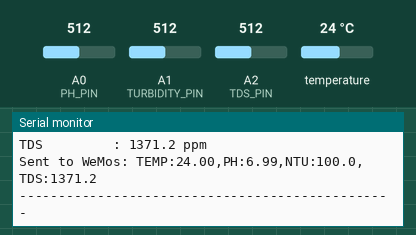
Recording of a sketch running on a simulated Arduino Uno, built with avr-gcc and run on an emulated ATmega328P. On the bench: the last lines printed to the serial monitor. The test bench sets the inputs (shaded band); at power-on: A0 (PH_PIN) = 512, A1 (TURBIDITY_PIN) = 512, A2 (TDS_PIN) = 512, temperature 24 °C.

Above: at 23.5 s.
23.6 s: A0 (PH_PIN) set to 417
At 29.77 s:
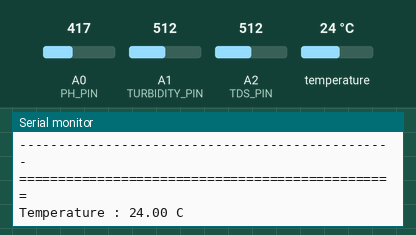
35.6 s: A0 (PH_PIN) set to 394
At 36.34 s:
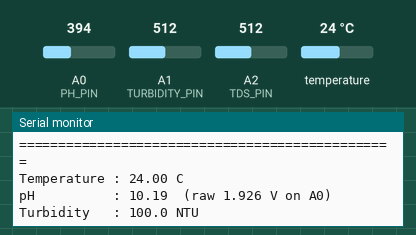
Timing chart, 0 to 38.6 s (numbered marks = the images above; inputs shaded):
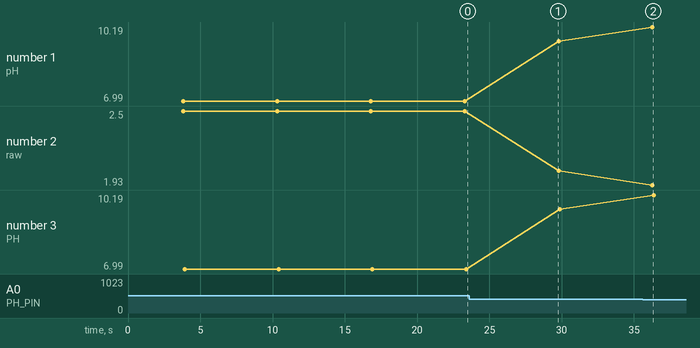

The sketch:

all_sensors_no_shield.ino
```cpp
/*
 * ================================================================
 * ALL SENSORS COMBINED — Arduino Uno (NO Sensor Shield)
 * Direct wiring to Arduino pins using a breadboard.
 * Sends data to WeMos ESP8266 via TX/RX (SoftwareSerial)
 * ================================================================
 * Board: Arduino Uno  ← select in Arduino IDE
 *
 * ============================================================
 * INSTALL THESE 2 LIBRARIES BEFORE COMPILING:
 *   Sketch → Include Library → Manage Libraries, then search:
 *   1. "OneWire"           by Paul Stoffregen  → Install
 *   2. "DallasTemperature" by Miles Burton     → Install
 *   (SoftwareSerial is built-in — no install needed)
 * ============================================================
 *
 * ----------------------------------------------------------------
 * SENSOR WIRING (direct to Arduino, no shield):
 *
 *  [DS18B20 Temperature Module]
 *   DAT (yellow) → Pin 2 on Arduino
 *   VCC (red)    → 5V on Arduino
 *   GND (black)  → GND on Arduino
 *   (module has built-in pull-up — no external resistor needed)
 *
 *  [pH Sensor — PH-4502C module]
 *   Po  → A0 on Arduino
 *   VCC → 5V on Arduino
 *   GND → GND on Arduino
 *   pH probe → BNC connector on pH module
 *
 *  [Turbidity Sensor — KIE-TS-300B probe + module]
 *   A (analog out) → A1 on Arduino
 *   V (power)      → 5V on Arduino
 *   G (ground)     → GND on Arduino
 *   Probe wires    → numbered pins on turbidity module
 *
 *  [TDS Sensor — TDS board + 2-prong probe]
 *   AOUT → A2 on Arduino
 *   +    → 5V on Arduino
 *   -    → GND on Arduino
 *   Probe → JST connector on TDS board
 *
 * ----------------------------------------------------------------
 * TX/RX WIRING (Arduino → WeMos D1 R1 — pairs with wemos_receiver_no_shield):
 *
 *   Arduino Pin 10 (TX) → WeMos D5
 *                          ⚠️ USE VOLTAGE DIVIDER (5V → 3.3V):
 *                          Pin10 → 1kΩ → WeMos D5
 *                                    |
 *                                   2kΩ
 *                                    |
 *                                   GND
 *   Arduino Pin 11 (RX) → WeMos D6  (direct, no divider)
 *   Arduino GND         → WeMos GND (must share ground!)
 *
 * ----------------------------------------------------------------
 * PIN SUMMARY:
 *   Digital 2  → DS18B20 temperature (DAT)
 *   Digital 10 → WeMos D5  (SoftwareSerial TX)
 *   Digital 11 → WeMos D6  (SoftwareSerial RX)
 *   A0         → pH sensor (Po)
 *   A1         → Turbidity sensor (A)
 *   A2         → TDS sensor (AOUT)
 *
 * Data format sent to WeMos every 5 seconds:
 *   TEMP:27.50,PH:7.07,NTU:5.0,TDS:342.5\n
 * ================================================================
 */

#include <OneWire.h>
#include <DallasTemperature.h>
#include <SoftwareSerial.h>

// ── Pin Definitions ─────────────────────────────────────────────
#define TEMP_PIN      2     // DS18B20 DAT      → Digital 2
#define PH_PIN        A0    // pH Po             → A0
#define TURBIDITY_PIN A1    // Turbidity analog  → A1
#define TDS_PIN       A2    // TDS AOUT          → A2
#define SW_TX_PIN     10    // SoftwareSerial TX → WeMos RX
#define SW_RX_PIN     11    // SoftwareSerial RX ← WeMos TX

// ── Serial Setup ─────────────────────────────────────────────────
SoftwareSerial wemosSerial(SW_RX_PIN, SW_TX_PIN);

// ── Sensor Setup ─────────────────────────────────────────────────
OneWire           oneWire(TEMP_PIN);
DallasTemperature tempSensor(&oneWire);

// ── Calibration Values ───────────────────────────────────────────
#define PH_NEUTRAL_VOLTAGE  2.5
#define PH_SLOPE            0.18
#define TURBIDITY_CLEAN     3.50
#define TURBIDITY_DIRTY     2.89

// ── Sampling ─────────────────────────────────────────────────────
#define SAMPLES      10
#define SAMPLE_DELAY 10

float currentTemp = 25.0;

// ── Helper: Read averaged voltage ────────────────────────────────
float readVoltage(int pin) {
  long sum = 0;
  for (int i = 0; i < SAMPLES; i++) {
    sum += analogRead(pin);
    delay(SAMPLE_DELAY);
  }
  return (sum / (float)SAMPLES) * (5.0 / 1023.0);
}

// ── Detect if sensor is connected ────────────────────────────────
bool isSensorConnected(int pin) {
  pinMode(pin, INPUT);
  delay(10);
  int normalRead = analogRead(pin);
  int minVal = 1023, maxVal = 0;
  for (int i = 0; i < 20; i++) {
    int val = analogRead(pin);
    if (val < minVal) minVal = val;
    if (val > maxVal) maxVal = val;
    delay(2);
  }
  int spread = maxVal - minVal;
  if (spread > 30 || normalRead > 900) return false;
  return true;
}

// ── Temperature ──────────────────────────────────────────────────
float readTemperature() {
  tempSensor.requestTemperatures();
  float t = tempSensor.getTempCByIndex(0);
  if (t == DEVICE_DISCONNECTED_C) return -999;
  return t;
}

// ── pH ───────────────────────────────────────────────────────────
// No isSensorConnected() here — pH modules are noisy and that check
// falsely returns NULL even when the sensor is working (same as
// standalone ph_sensor_arduino.ino which always reads the pin).
float readPH() {
  float voltage = readVoltage(PH_PIN);
  return constrain(7.0 + ((PH_NEUTRAL_VOLTAGE - voltage) / PH_SLOPE), 0, 14);
}

// ── Turbidity ────────────────────────────────────────────────────
float readTurbidityNTU() {
  if (!isSensorConnected(TURBIDITY_PIN)) return -999;
  float voltage = readVoltage(TURBIDITY_PIN);
  float ntu = map(voltage * 100, TURBIDITY_CLEAN * 100, TURBIDITY_DIRTY * 100, 0, 100);
  return constrain(ntu, 0, 100);
}

// ── TDS ──────────────────────────────────────────────────────────
float readTDS() {
  if (!isSensorConnected(TDS_PIN)) return -999;
  float voltage = readVoltage(TDS_PIN);
  float compensationCoeff = 1.0 + 0.02 * (currentTemp - 25.0);
  float compensatedVoltage = voltage / compensationCoeff;
  float tds = (133.42 * pow(compensatedVoltage, 3)
             - 255.86 * pow(compensatedVoltage, 2)
             + 857.39 * compensatedVoltage) * 0.5;
  return constrain(tds, 0, 9999);
}

// ── Setup ─────────────────────────────────────────────────────────
void setup() {
  Serial.begin(9600);
  wemosSerial.begin(9600);
  tempSensor.begin();

  Serial.println("================================================");
  Serial.println("  All Sensors — Arduino Uno (No Shield)         ");
  Serial.println("================================================");
  Serial.println("Wiring: Direct to Arduino pins via breadboard");
  Serial.println("  Temp  → Pin 2  |  pH  → A0");
  Serial.println("  Turb  → A1     |  TDS → A2");
  Serial.println("  Arduino Pin 10 → WeMos D5 (via divider)");
  Serial.println("  Arduino Pin 11 → WeMos D6 (direct)");
  Serial.println("  Arduino GND    → WeMos GND");
  Serial.println("------------------------------------------------");

  int count = tempSensor.getDeviceCount();
  Serial.print("DS18B20 sensors found: ");
  Serial.println(count);
  if (count == 0) Serial.println("WARNING: Check temp sensor wiring!");
  Serial.println("------------------------------------------------");
  delay(2000);
}

// ── Loop ──────────────────────────────────────────────────────────
void loop() {
  float tempC = readTemperature();
  if (tempC != -999) currentTemp = tempC;

  float phVoltage = readVoltage(PH_PIN);
  float ph  = readPH();   // always a number — never -999 / NULL
  float ntu = readTurbidityNTU();
  float tds = readTDS();

  // --- Print to Serial Monitor (Arduino USB @ 9600) ---
  Serial.println("================================================");
  Serial.print("Temperature : ");
  Serial.println(tempC == -999 ? "NOT CONNECTED" : String(tempC, 2) + " C");

  Serial.print("pH          : ");
  Serial.print(ph, 2);
  Serial.print("  (raw ");
  Serial.print(phVoltage, 3);
  Serial.println(" V on A0)");

  Serial.print("Turbidity   : ");
  Serial.println(ntu == -999 ? "NOT CONNECTED" : String(ntu, 1) + " NTU");

  Serial.print("TDS         : ");
  Serial.println(tds == -999 ? "NOT CONNECTED" : String(tds, 1) + " ppm");

  // --- Send to WeMos via SoftwareSerial ---
  // pH is always sent as a number (never NULL) — same as standalone test
  String dataString = "";
  dataString += "TEMP:" + (tempC == -999 ? "NULL" : String(tempC, 2));
  dataString += ",PH:"  + String(ph, 2);
  dataString += ",NTU:" + (ntu  == -999 ? "NULL" : String(ntu, 1));
  dataString += ",TDS:" + (tds  == -999 ? "NULL" : String(tds, 1));

  wemosSerial.println(dataString);

  Serial.print("Sent to WeMos: ");
  Serial.println(dataString);
  Serial.println("------------------------------------------------");

  delay(5000);
}
```

Measured:
- the behaviour switches between 402 and 401 on A0 (PH_PIN) (found by bisection; images 1 and 2)
- after the input at 35.6 s, the serial monitor: prints a new line after 0.67 s (image 2)
- plotted number 1: 6.99 → 9.57 after the input at 23.6 s, 9.57 → 10.19 after the input at 35.6 s
- plotted number 2: 2.5 → 2.04 after the input at 23.6 s, 2.04 → 1.93 after the input at 35.6 s
- plotted number 3: 6.99 → 9.57 after the input at 23.6 s, 9.57 → 10.19 after the input at 35.6 s
